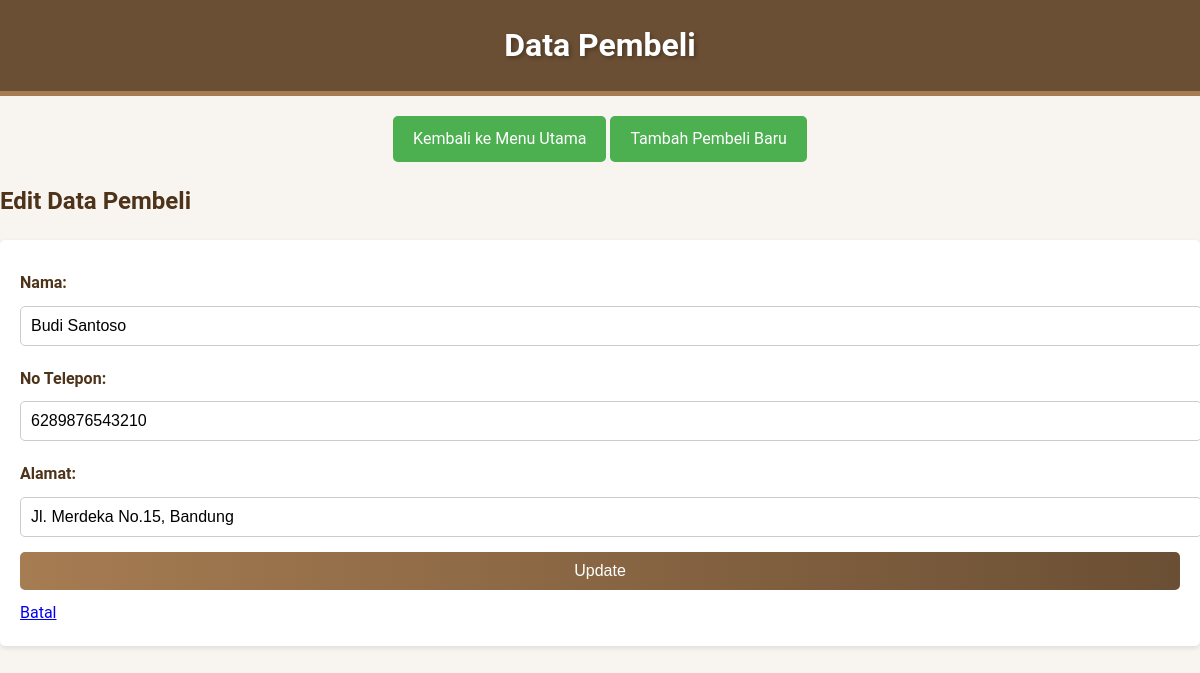
The page /pembeli.php?action=edit&id_pembeli=2 on the database its author committed.
### tables this page shows
CREATE TABLE pembeli (
    id_pembeli INT AUTO_INCREMENT PRIMARY KEY,
    nama VARCHAR(100),
    no_telepon BIGINT(16),
    alamat VARCHAR(150)
);

### pembeli.php (the view, shortened to what this page needs)
<?php include 'db.php'; ?>
<!DOCTYPE html>
<html lang="en">
<head>
    <link rel="stylesheet" href="style.css">
</head>
<body>
    <header>Data Pembeli</header>
    <div style="text-align: center; margin: 20px 0;">
        <a href="index.php" class="button-main">Kembali ke Menu Utama</a>
        <a href="?action=add" class="button-main">Tambah Pembeli Baru</a>
    </div>
    <?php
    if (isset($_GET['action']) && ($_GET['action'] === 'add' || $_GET['action'] === 'edit')) {
        $data = ['id_pembeli' => '', 'nama' => '', 'no_telepon' => '', 'alamat' => ''];
        if ($_GET['action'] === 'edit' && isset($_GET['id_pembeli'])) {
            $id_pembeli = $_GET['id_pembeli'];
            $result = $conn->query("SELECT * FROM pembeli WHERE id_pembeli=$id_pembeli");
            $data = $result->fetch_assoc();
        }
        ?>
        <h2><?php echo ($_GET['action'] === 'add') ? 'Tambah Pembeli Baru' : 'Edit Data Pembeli'; ?></h2>
        <form method="POST" action="">
            <label>Nama:</label>
            <input type="text" name="nama" value="<?php echo $data['nama']; ?>" required><br>
            <label>No Telepon:</label>
            <input type="number" name="no_telepon" value="<?php echo $data['no_telepon']; ?>" required><br>
            <label>Alamat:</label>
            <input type="text" name="alamat" value="<?php echo $data['alamat']; ?>" required><br>
            <button type="submit" name="<?php echo ($_GET['action'] === 'add') ? 'submit_add' : 'submit_edit'; ?>">
                <?php echo ($_GET['action'] === 'add') ? 'Simpan' : 'Update'; ?>
            </button>
            <a href="pembeli.php">Batal</a>
        </form>
        <?php
    }
    ?>
</body>
</html>

### style.css (style rules this page uses)
body { font-family: 'Roboto', Arial, sans-serif; margin: 0; padding: 0; background-color: #f8f4f0; background-image: url('https://www.transparenttextures.com/patterns/wood.png'); color: #4d3319; line-height: 1.6; }
header { background-color: #6b4f34; color: #fff; padding: 20px 10px; text-align: center; font-size: 2em; font-weight: bold; text-shadow: 2px 2px 4px rgba(0, 0, 0, 0.3); border-bottom: 5px solid #a67c52; }
form { margin: 20px 0; padding: 20px; background-color: #fff; border-radius: 5px; box-shadow: 0 2px 5px rgba(0, 0, 0, 0.1); }
label { display: block; margin: 10px 0 5px; font-weight: bold; }
input, select, button { width: 100%; padding: 10px; margin: 5px 0 10px; border: 1px solid #ccc; border-radius: 5px; font-size: 1em; }
button { background: linear-gradient(90deg, #a67c52, #6b4f34); color: white; border: none; cursor: pointer; transition: background 0.3s ease; }
.button-main { display: inline-block; background-color: #4CAF50; color: white; padding: 10px 20px; font-size: 1rem; border: none; border-radius: 5px; cursor: pointer; transition: background-color 0.3s ease; text-decoration: none; text-align: center; }

### rows shown on the page
pembeli: nama "Budi Santoso", no_telepon "6289876543210", alamat "Jl. Merdeka No.15, Bandung"
